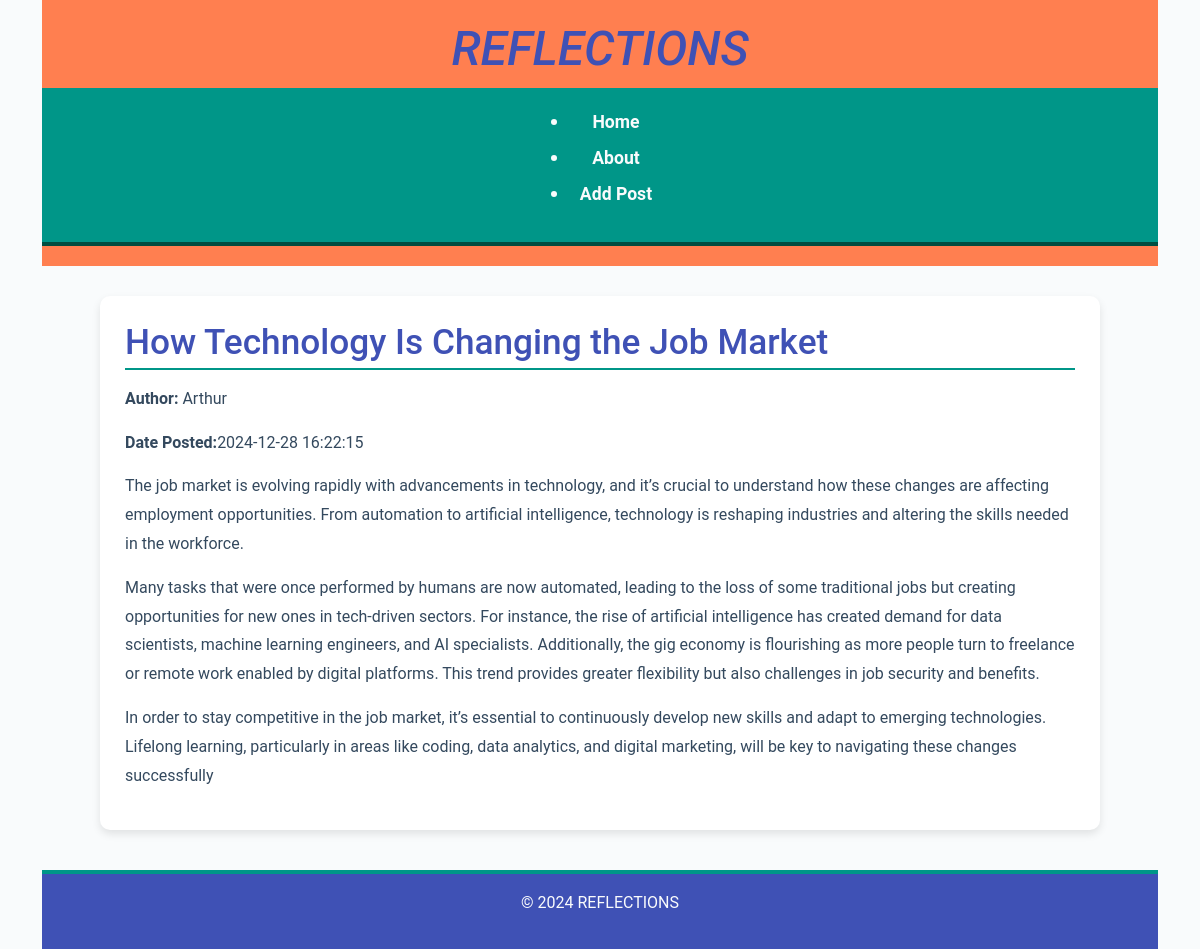
The page /post/5 on the database its author committed.
### models.py (models this page shows, shortened)
class Post(db.Model):
    id = db.Column(db.Integer, primary_key=True)  #primary key
    title = db.Column(db.String(100), nullable=False)  # Title column
    content = db.Column(db.Text, nullable=False)  # Content column
    author = db.Column(db.String(50), nullable=False)  # Author column
    date_posted = db.Column(db.DateTime, nullable=False, default=datetime.utcnow)  # Date column

### app.py (the view)
@app.route('/post/<int:id>')
def post_details(id):
    post = Post.query.get(id)
    return render_template('post_details.html', post=post)

### templates/post_details.html (shortened to what this page needs)
{% extends 'base.html' %}
{% block content %}
<article>
    <h2>{{ post.title }}</h2>
    <p><strong>Author:</strong> {{ post.author }}</p>
    <p><strong>Date Posted:</strong>{{ post.date_posted.strftime('%Y-%m-%d %H:%M:%S') }}</p>
    {% for paragraph in post.content.split('\n') %}
    {% if paragraph %}
    <p>{{ paragraph }} </p>
    {% endif %}
    {% endfor %}
</article>
{% endblock %}

### static/style.css (style rules this page uses)
* { margin: 0; padding: 0; box-sizing: border-box; }
body { font-family: 'Roboto', sans-serif; line-height: 1.8; color: #2c3e50; background-color: #f9fbfc; padding: 0 20px; }
main h2 { font-size: 2.2rem; margin-bottom: 15px; color: #3F51B5; border-bottom: 2px solid #009688; padding-bottom: 5px; }
main p { margin: 15px 0; line-height: 1.8; color: #34495e; }

### rows shown on the page
Post: title "How Technology Is Changing the Job Market", author "Arthur", date_posted "2024-12-28 16:22:15"
